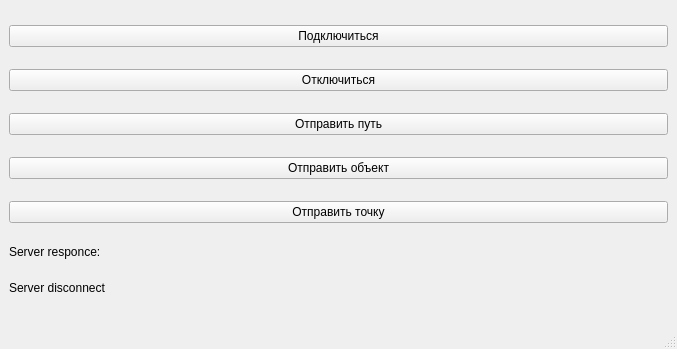
<?xml version="1.0" encoding="UTF-8"?>
<ui version="4.0">
 <class>MainWindow</class>
 <widget class="QMainWindow" name="MainWindow">
  <property name="geometry">
   <rect>
    <x>0</x>
    <y>0</y>
    <width>677</width>
    <height>349</height>
   </rect>
  </property>
  <property name="windowTitle">
   <string>MainWindow</string>
  </property>
  <widget class="QWidget" name="centralwidget">
   <layout class="QGridLayout" name="gridLayout">
    <item row="0" column="0">
     <widget class="QPushButton" name="openBtn">
      <property name="text">
       <string>Подключиться</string>
      </property>
     </widget>
    </item>
    <item row="1" column="0">
     <widget class="QPushButton" name="closeBtn">
      <property name="text">
       <string>Отключиться</string>
      </property>
     </widget>
    </item>
    <item row="2" column="0">
     <widget class="QPushButton" name="sendPathBtn">
      <property name="text">
       <string>Отправить путь</string>
      </property>
     </widget>
    </item>
    <item row="3" column="0">
     <widget class="QPushButton" name="sendObjectBtn">
      <property name="text">
       <string>Отправить объект</string>
      </property>
     </widget>
    </item>
    <item row="4" column="0">
     <widget class="QPushButton" name="sendPosBtn">
      <property name="text">
       <string>Отправить точку</string>
      </property>
     </widget>
    </item>
    <item row="5" column="0">
     <widget class="QLabel" name="responcelb">
      <property name="sizePolicy">
       <sizepolicy hsizetype="Preferred" vsizetype="Fixed">
        <horstretch>0</horstretch>
        <verstretch>0</verstretch>
       </sizepolicy>
      </property>
      <property name="text">
       <string>Server responce:</string>
      </property>
      <property name="wordWrap">
       <bool>true</bool>
      </property>
     </widget>
    </item>
    <item row="6" column="0">
     <widget class="QLabel" name="serverlb">
      <property name="sizePolicy">
       <sizepolicy hsizetype="Preferred" vsizetype="Fixed">
        <horstretch>0</horstretch>
        <verstretch>0</verstretch>
       </sizepolicy>
      </property>
      <property name="text">
       <string>Server disconnect</string>
      </property>
      <property name="wordWrap">
       <bool>true</bool>
      </property>
     </widget>
    </item>
   </layout>
  </widget>
  <widget class="QMenuBar" name="menubar">
   <property name="geometry">
    <rect>
     <x>0</x>
     <y>0</y>
     <width>677</width>
     <height>22</height>
    </rect>
   </property>
  </widget>
  <widget class="QStatusBar" name="statusbar"/>
 </widget>
 <resources/>
 <connections/>
</ui>
